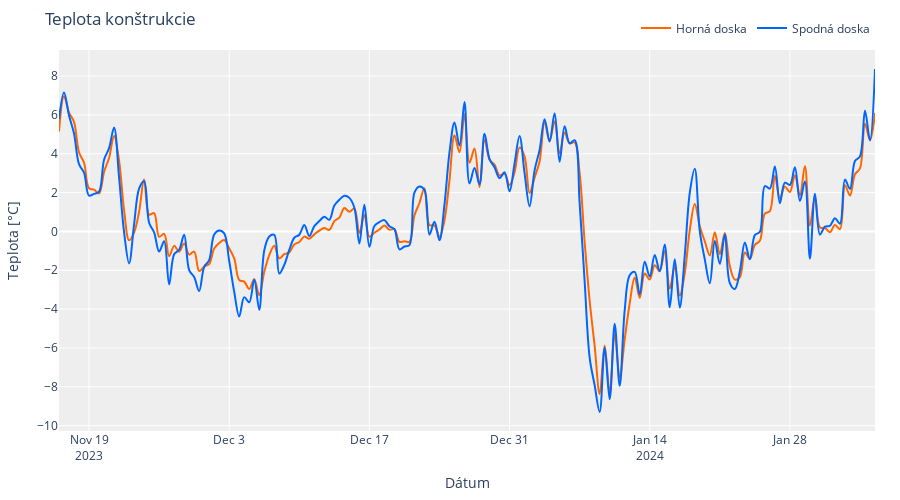

Notebook source saved alongside this figure:
### Markdown cell above
### Teploty

### Code cell
import pandas as pd
import plotly.express as px

# Assuming df_M023 is your DataFrame
average_set = "12H"

# Convert 'time_server_UTC' to datetime
df_M023['time_server_UTC'] = pd.to_datetime(df_M023['time_server_UTC'])

# Resample and compute mean for the relevant columns ('21.pv1' and '21.pv2')
df_temp_1 = df_M023.resample(average_set, on='time_server_UTC')[
    '21.pv1'].mean()
df_temp_2 = df_M023.resample(average_set, on='time_server_UTC')[
    '21.pv2'].mean()

# Create a Plotly line plot for '21.pv1' and '21.pv2' with custom line colors
fig_combined_pv = px.line()
fig_combined_pv.add_scatter(
    x=df_temp_1.index, y=df_temp_1, name='Horná doska', mode='lines', line_shape='spline', line_color='#FF6600')
fig_combined_pv.add_scatter(
    x=df_temp_2.index, y=df_temp_2, name='Spodná doska', mode='lines', line_shape='spline', line_color='#0066FF')

fig_combined_pv.update_layout(
    title='Teplota konštrukcie',
    xaxis_title='Dátum',
    yaxis_title='Teplota [°C]',
    legend=dict(orientation='h', yanchor='bottom',
                y=1.02, xanchor='right', x=1),
    plot_bgcolor='#EEEEEE',
    width=900,
    height=500,
    margin=dict(l=50, r=25, t=50, b=50)
)

# Show the plot
fig_combined_pv.show()

### Figure 1 — Plotly figure (JSON) as saved in the notebook; plotly's stock layout.template omitted (floating-point values rounded to 4 significant figures; data arrays with more than 128 entries replaced by an {"elided": "..."} marker saying what was removed)
{"data": [{"hovertemplate": "<extra></extra>", "legendgroup": "", "line": {"color": "#636efa", "dash": "solid"}, "marker": {"symbol": "circle"}, "mode": "lines", "name": "", "orientation": "v", "showlegend": false, "type": "scatter", "xaxis": "x", "yaxis": "y"}, {"line": {"color": "#FF6600", "shape": "spline"}, "mode": "lines", "name": "Horná doska", "type": "scatter", "x": {"elided": "164 str values"}, "y": {"elided": "164 float values"}}, {"line": {"color": "#0066FF", "shape": "spline"}, "mode": "lines", "name": "Spodná doska", "type": "scatter", "x": {"elided": "164 str values"}, "y": {"elided": "164 float values"}}], "layout": {"height": 500, "legend": {"orientation": "h", "tracegroupgap": 0, "x": 1, "xanchor": "right", "y": 1.02, "yanchor": "bottom"}, "margin": {"b": 50, "l": 50, "r": 25, "t": 50}, "plot_bgcolor": "#EEEEEE", "title": {"text": "Teplota konštrukcie"}, "width": 900, "xaxis": {"anchor": "y", "domain": [0, 1], "title": {"text": "Dátum"}}, "yaxis": {"anchor": "x", "domain": [0, 1], "title": {"text": "Teplota [°C]"}}}}
